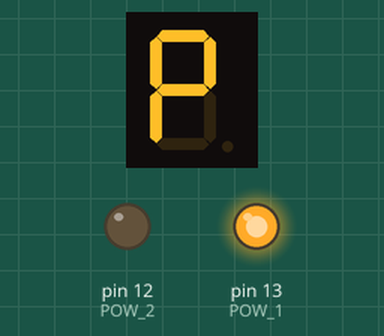
Recording of a sketch running on a simulated Arduino Uno, built with avr-gcc and run on an emulated ATmega328P. On the bench: 1-digit seven-segment display, output pins drawn as LEDs (lit = HIGH). Wiring (inferred from the names in the program): 1-digit 7-segment display, segments lit when HIGH: segments pin 8, pin 7, pin 6, pin 5, pin 4, pin 3, pin 2. The segment pins are drawn as the display they are named for; pins used as bus, display or sensor lines are not drawn.

Above: at 0.1 s.
At 0.6 s:
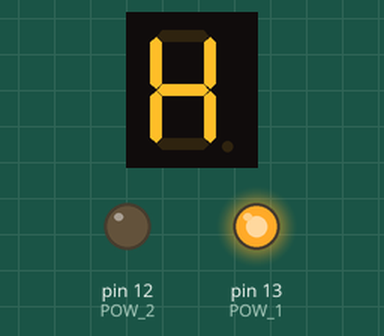
At 1.1 s:
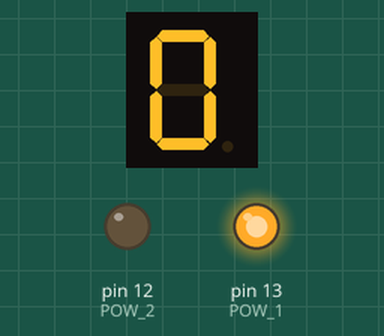
At 2.1 s:
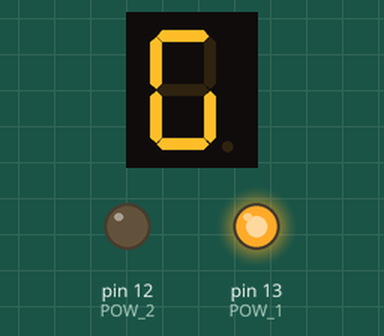
Timing chart, 0 to 3.6 s (numbered marks = the images above):
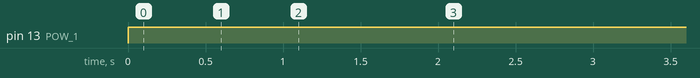

Measured:
- by itself, pin 13 (POW_1): LOW → HIGH at 0.00 s
- by itself, everything shown: repeats every 2.5 s, in 5 steps
- what the display in image 1 shows lasts 0.5 s, from 0.5 s to 1.0 s

The sketch:

sketch_nov03b.ino
```cpp
int PIN_A = 2;
int PIN_B = 3;
int PIN_C = 4;
int PIN_D = 5;
int PIN_E = 6;
int PIN_F = 7;
int PIN_G = 8;
int POW_1 = 13;
int POW_2 = 12;
int i = 0;
int j = 0;
int n = 0;
int Arduino_Pins[7] = {PIN_A ,PIN_B, PIN_C, PIN_D, PIN_E, PIN_F, PIN_G};
int Segment_Pins[5][7] = {{1,1,1,0,0,1,1}, // chữ P
                           {1,1,1,0,1,1,0}, // CHỮ h
                            {0,1,1,1,1,1,1}, // chữ o
              {0,1,1,0,1,1,1}, // chữ n
              {0,1,1,1,1,0,1},// chữ g
};

void setup() {
  pinMode(PIN_A,OUTPUT);
  pinMode(PIN_B,OUTPUT);
  pinMode(PIN_C,OUTPUT);
  pinMode(PIN_D,OUTPUT);
  pinMode(PIN_E,OUTPUT);
  pinMode(PIN_F,OUTPUT);
  pinMode(PIN_G,OUTPUT);
  pinMode(POW_1,OUTPUT);
  pinMode(POW_2,OUTPUT);
}

void loop() {
 for(i=0;i<5;i++){
  digitalWrite(POW_1,1);
  digitalWrite(POW_2,0);
  for(j=0;j<7;j++){
    digitalWrite(Arduino_Pins[j],Segment_Pins[i][j]);
  }
  delay(500);
 }
}
```
